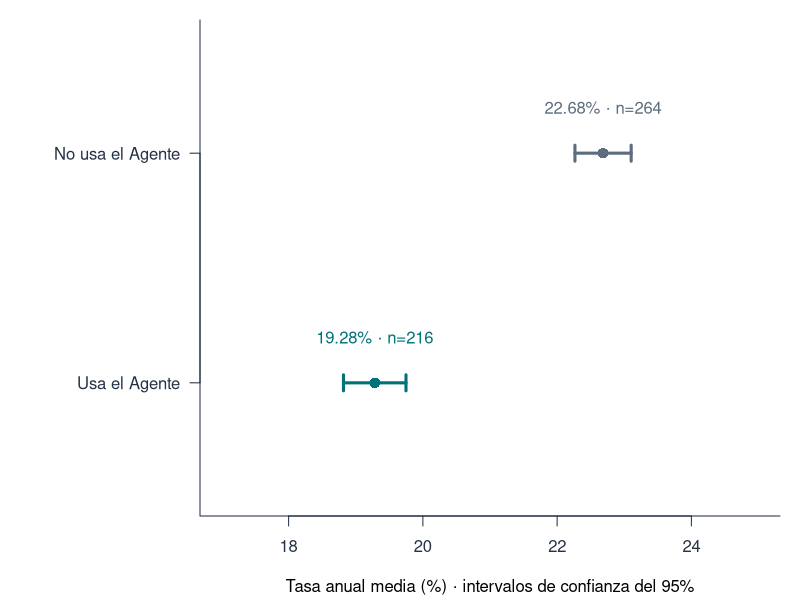
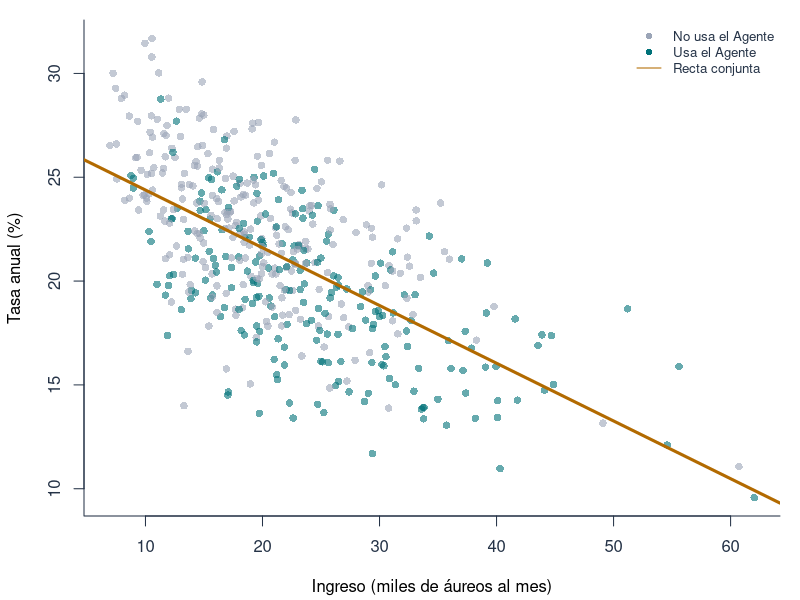

Reproduce these figures in R, in order.
# Figuras equivalentes en R. Ejecutar desde slides/taller-1/sesion-1/.
d <- read.csv("datos/muestra.csv")
dir.create("assets", showWarnings = FALSE)
svg("assets/tasas-r.svg", width = 11, height = 4, bg = "#F7F8FA")
par(mar = c(4.2, 10, 1, 1), fg = "#253347", col.axis = "#253347")
plot(0, 0, type = "n", xlim = c(17, 25), ylim = c(-.5, 1.5),
     yaxt = "n", ylab = "", bty = "l",
     xlab = "Tasa anual media (%) · intervalos de confianza del 95%")
axis(2, at = c(0, 1), labels = c("Usa el Agente", "No usa el Agente"), las = 1)
for (uso in 0:1) {
  y <- d$tasa_anual[d$usa_agente == uso]
  m <- mean(y)
  margen <- qt(.975, length(y)-1) * sd(y) / sqrt(length(y))
  color <- c("#5D6D7E", "#007279")[uso+1]
  arrows(m-margen, 1-uso, m+margen, 1-uso, angle = 90, code = 3,
         length = .08, col = color, lwd = 3)
  points(m, 1-uso, pch = 16, col = color, cex = 1.4)
  text(m, 1-uso+.2, sprintf("%.2f%% · n=%d", m, length(y)), col = color)
}
dev.off()

svg("assets/ingreso-r.svg", width = 11, height = 4, bg = "#F7F8FA")
par(mar = c(4.2, 4.2, 1, 1), fg = "#253347", col.axis = "#253347")
colores <- c("#9BA5B7", "#007279")
plot(d$ingreso_miles, d$tasa_anual, pch = 16, bty = "l",
     col = adjustcolor(colores[d$usa_agente+1], .6),
     xlab = "Ingreso (miles de áureos al mes)", ylab = "Tasa anual (%)")
abline(lm(tasa_anual ~ ingreso_miles, d), col = "#B26A00", lwd = 3)
legend("topright", c("No usa el Agente", "Usa el Agente", "Recta conjunta"),
       col = c(colores, "#B26A00"), pch = c(16, 16, NA),
       lty = c(NA, NA, 1), bty = "n", cex = .8)
dev.off()
